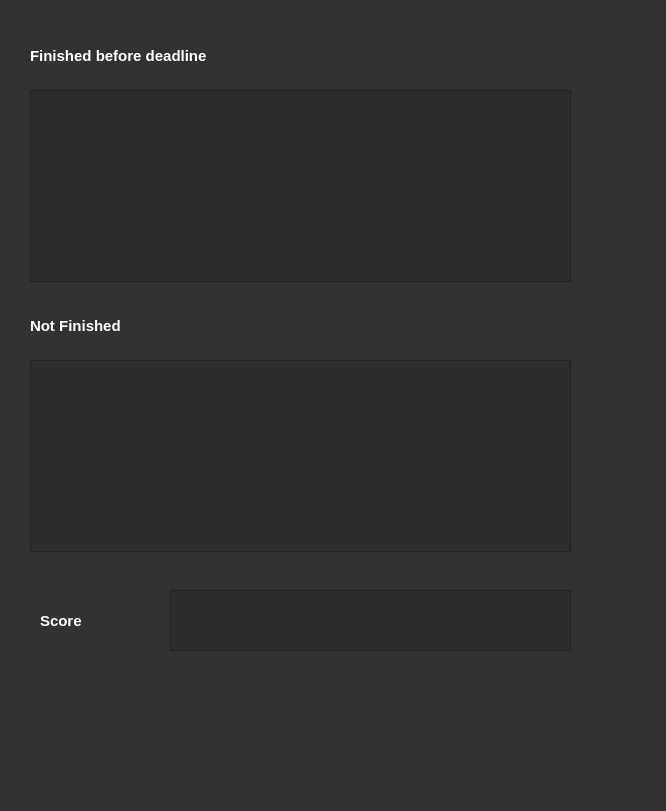
<?xml version="1.0" encoding="UTF-8"?>
<ui version="4.0">
 <class>Form</class>
 <widget class="QWidget" name="Form">
  <property name="geometry">
   <rect>
    <x>0</x>
    <y>0</y>
    <width>666</width>
    <height>811</height>
   </rect>
  </property>
  <property name="windowTitle">
   <string>Form</string>
  </property>
  <property name="styleSheet">
   <string notr="true">background-color: rgb(50, 50, 50);


</string>
  </property>
  <widget class="QLabel" name="label_11">
   <property name="geometry">
    <rect>
     <x>30</x>
     <y>40</y>
     <width>251</width>
     <height>31</height>
    </rect>
   </property>
   <property name="font">
    <font>
     <pointsize>11</pointsize>
     <weight>75</weight>
     <bold>true</bold>
    </font>
   </property>
   <property name="styleSheet">
    <string notr="true">color:rgb(255, 255, 255);</string>
   </property>
   <property name="text">
    <string>Finished before deadline </string>
   </property>
  </widget>
  <widget class="QTableView" name="tableView">
   <property name="geometry">
    <rect>
     <x>30</x>
     <y>90</y>
     <width>541</width>
     <height>192</height>
    </rect>
   </property>
   <property name="styleSheet">
    <string notr="true">background-color: rgb(45, 45, 45);
font: 75 11pt &quot;MS Shell Dlg 2&quot;;
color:#FFF;
</string>
   </property>
  </widget>
  <widget class="QTableView" name="tableView_2">
   <property name="geometry">
    <rect>
     <x>30</x>
     <y>360</y>
     <width>541</width>
     <height>192</height>
    </rect>
   </property>
   <property name="styleSheet">
    <string notr="true">background-color: rgb(45, 45, 45);
font: 75 11pt &quot;MS Shell Dlg 2&quot;;
color:#FFF;

</string>
   </property>
  </widget>
  <widget class="QLabel" name="label_12">
   <property name="geometry">
    <rect>
     <x>30</x>
     <y>310</y>
     <width>251</width>
     <height>31</height>
    </rect>
   </property>
   <property name="font">
    <font>
     <pointsize>11</pointsize>
     <weight>75</weight>
     <bold>true</bold>
    </font>
   </property>
   <property name="styleSheet">
    <string notr="true">color:rgb(255, 255, 255);</string>
   </property>
   <property name="text">
    <string>Not Finished</string>
   </property>
  </widget>
  <widget class="QLabel" name="label_17">
   <property name="geometry">
    <rect>
     <x>40</x>
     <y>590</y>
     <width>111</width>
     <height>61</height>
    </rect>
   </property>
   <property name="font">
    <font>
     <pointsize>11</pointsize>
     <weight>75</weight>
     <bold>true</bold>
    </font>
   </property>
   <property name="styleSheet">
    <string notr="true">color:rgb(255, 255, 255);</string>
   </property>
   <property name="text">
    <string>Score</string>
   </property>
  </widget>
  <widget class="QTextBrowser" name="textBrowser">
   <property name="geometry">
    <rect>
     <x>170</x>
     <y>590</y>
     <width>401</width>
     <height>61</height>
    </rect>
   </property>
   <property name="styleSheet">
    <string notr="true">background-color: rgb(45, 45, 45);
font: 75 11pt &quot;MS Shell Dlg 2&quot;;
color:#FFF;

</string>
   </property>
  </widget>
 </widget>
 <resources/>
 <connections/>
</ui>
